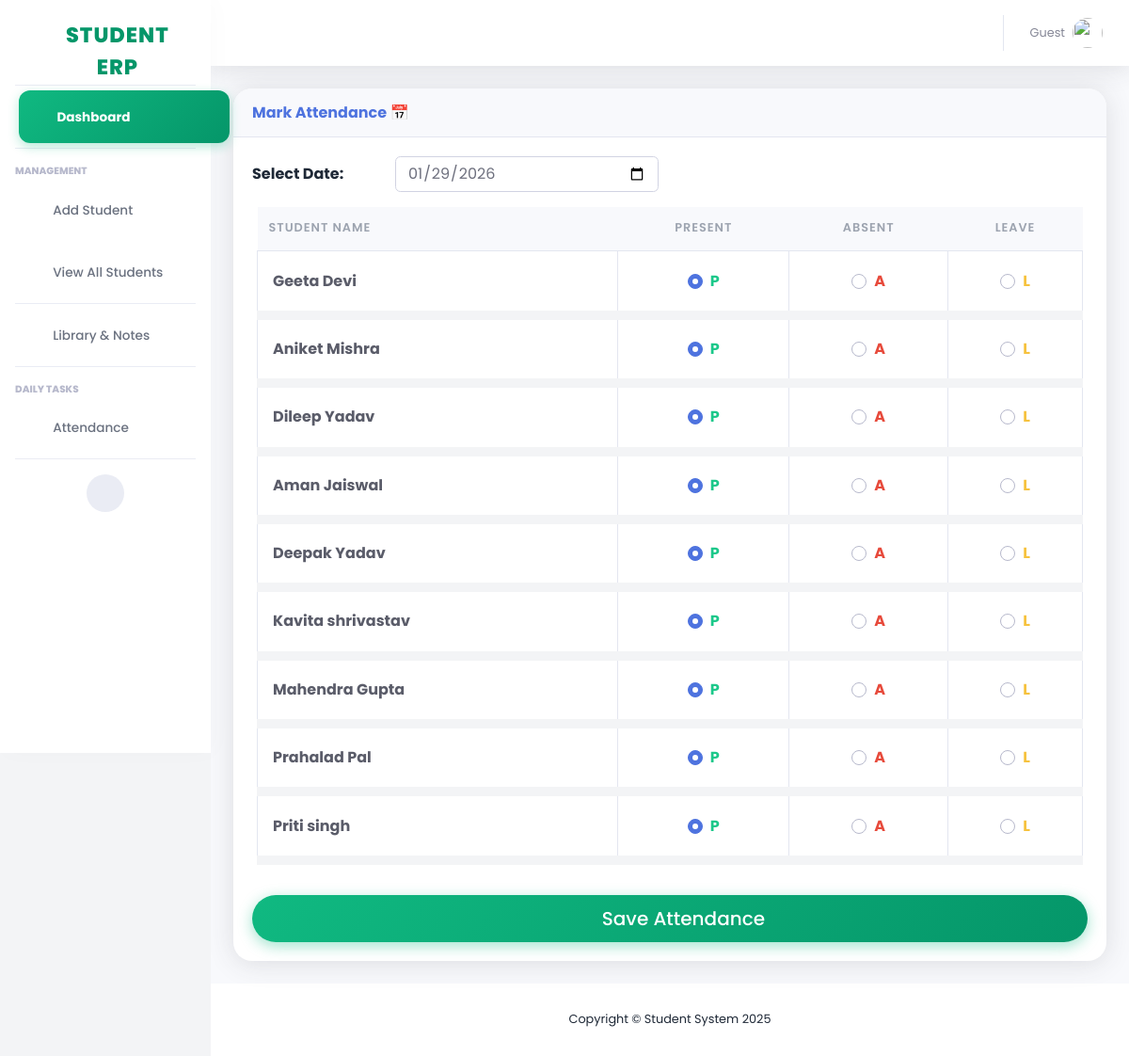
Page /attendance/ on the earlier database version.
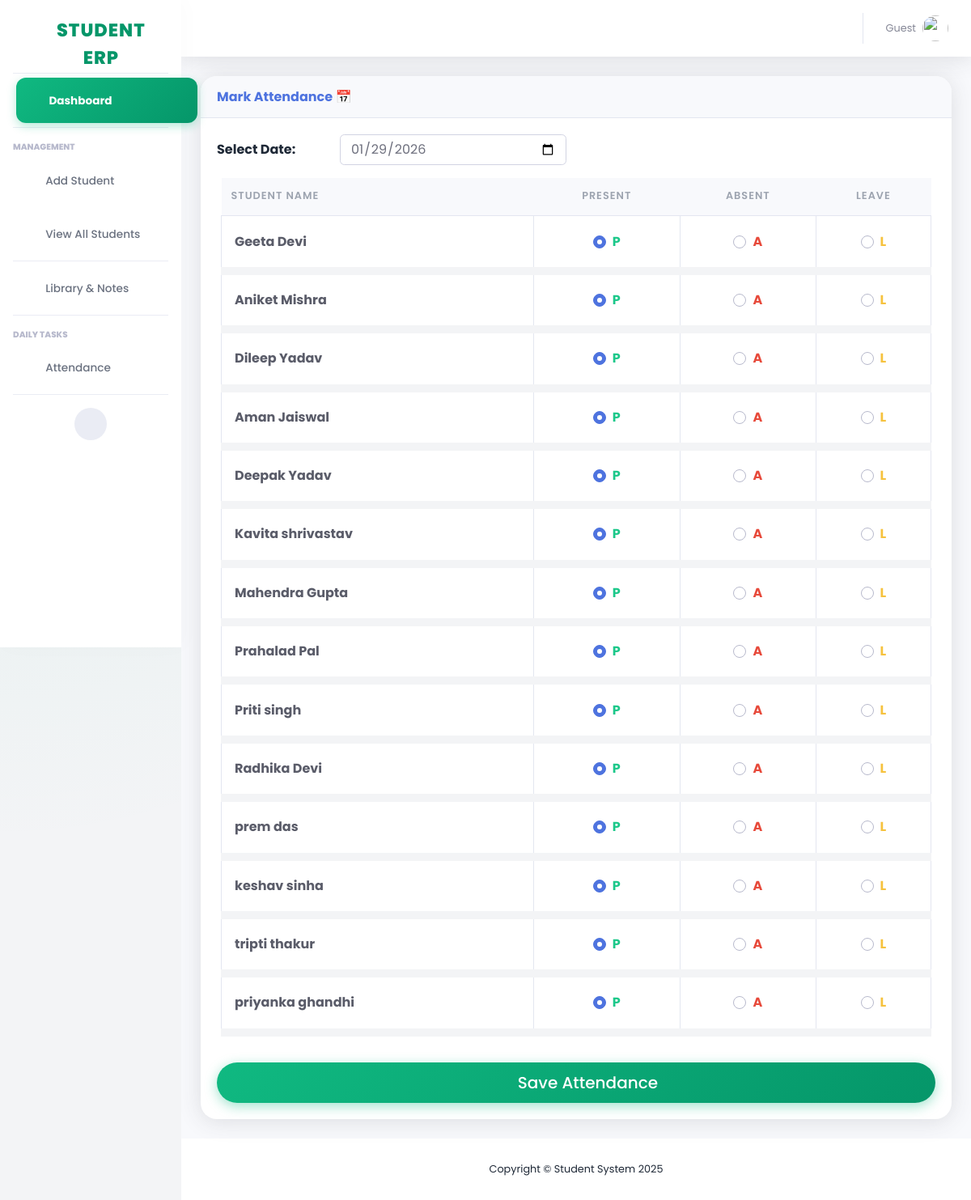
Same page on the later database version.
### members/models.py (models this page shows, shortened)
class Member(models.Model):
  firstname = models.CharField(max_length=255)
  lastname = models.CharField(max_length=255)
  phone = models.IntegerField(null=True)
  joined_date = models.DateField(null=True)
  profile_pic = models.ImageField(null=True, blank=True, upload_to="images/")
  fee_total = models.IntegerField(default=0)  # Total fees (e.g. 20000)
  fee_paid = models.IntegerField(default=0)   # Ab tak kitni di hai (e.g. 5000)

### members/views.py (the view, shortened to what this page needs)
# urls.py: path('attendance/', views.attendance, name='attendance'),
def attendance(request):
    students = Member.objects.all()
    today = date.today().strftime('%Y-%m-%d') # Aaj ki date auto-fill ke liye
    return render(request, 'attendance.html', {'students': students, 'today': today})

### members/templates/attendance.html (shortened to what this page needs)
{% extends "master.html" %}
{% block content %}
<div class="card shadow mb-4">
    <div class="card-header py-3 d-flex justify-content-between align-items-center">
        <h6 class="m-0 font-weight-bold text-primary">Mark Attendance 📅</h6>
    </div>
    <div class="card-body">
        <form method="POST">
            <div class="form-group row">
                <label class="col-sm-2 col-form-label font-weight-bold">Select Date:</label>
                <div class="col-sm-4">
                    <input type="date" name="attendance_date" value="{{ today }}" class="form-control" required>
                </div>
            </div>
            <div class="table-responsive">
                <table class="table table-bordered" width="100%" cellspacing="0">
                    <thead class="bg-light">
                        <tr>
                            <th>Student Name</th>
                            <th class="text-center">Present</th>
                            <th class="text-center">Absent</th>
                            <th class="text-center">Leave</th>
                        </tr>
                    </thead>
                    <tbody>
                        {% for x in students %}
                        <tr>
                            <td class="font-weight-bold text-gray-800">
                                {{ x.firstname }} {{ x.lastname }}
                            </td>
                            <td class="text-center">
                                <div class="custom-control custom-radio">
                                    <label class="custom-control-label text-success font-weight-bold" for="p_{{x.id}}">P</label>
                                </div>
                            </td>
                            <td class="text-center">
                                <div class="custom-control custom-radio">
                                    <label class="custom-control-label text-danger font-weight-bold" for="a_{{x.id}}">A</label>
                                </div>
                            </td>
                            <td class="text-center">
                                <div class="custom-control custom-radio">
                                    <label class="custom-control-label text-warning font-weight-bold" for="l_{{x.id}}">L</label>
                                </div>
                            </td>
                        </tr>
                        {% endfor %}
                    </tbody>
                </table>
            </div>
            <button type="submit" class="btn btn-primary btn-lg btn-block mt-3">
                <i class="fas fa-save mr-2"></i> Save Attendance
            </button>
        </form>
    </div>
</div>
{% endblock %}

Differences in the rows shown:
added Member: firstname "Radhika", lastname "Devi"
added Member: firstname "prem", lastname "das"
added Member: firstname "keshav", lastname "sinha"
added Member: firstname "tripti", lastname "thakur"
added Member: firstname "priyanka", lastname "ghandhi"
